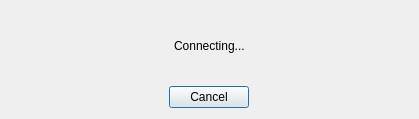
<?xml version="1.0" encoding="UTF-8"?>
<ui version="4.0">
 <class>WorkingDialogClass</class>
 <widget class="QDialog" name="WorkingDialogClass">
  <property name="geometry">
   <rect>
    <x>0</x>
    <y>0</y>
    <width>419</width>
    <height>119</height>
   </rect>
  </property>
  <property name="sizePolicy">
   <sizepolicy hsizetype="Fixed" vsizetype="Fixed">
    <horstretch>0</horstretch>
    <verstretch>0</verstretch>
   </sizepolicy>
  </property>
  <property name="windowTitle">
   <string>WorkingDialog</string>
  </property>
  <layout class="QVBoxLayout" name="verticalLayout">
   <item>
    <layout class="QHBoxLayout" name="horizontalLayout_2">
     <item>
      <spacer name="horizontalSpacer_2">
       <property name="orientation">
        <enum>Qt::Horizontal</enum>
       </property>
       <property name="sizeHint" stdset="0">
        <size>
         <width>40</width>
         <height>20</height>
        </size>
       </property>
      </spacer>
     </item>
     <item>
      <widget class="QLabel" name="labelConnecting">
       <property name="text">
        <string>Connecting...</string>
       </property>
      </widget>
     </item>
     <item>
      <spacer name="horizontalSpacer">
       <property name="orientation">
        <enum>Qt::Horizontal</enum>
       </property>
       <property name="sizeHint" stdset="0">
        <size>
         <width>40</width>
         <height>20</height>
        </size>
       </property>
      </spacer>
     </item>
    </layout>
   </item>
   <item>
    <layout class="QHBoxLayout" name="horizontalLayout">
     <item>
      <widget class="QPushButton" name="buttonCancel">
       <property name="sizePolicy">
        <sizepolicy hsizetype="Fixed" vsizetype="Fixed">
         <horstretch>0</horstretch>
         <verstretch>0</verstretch>
        </sizepolicy>
       </property>
       <property name="text">
        <string>Cancel</string>
       </property>
      </widget>
     </item>
    </layout>
   </item>
  </layout>
 </widget>
 <layoutdefault spacing="6" margin="11"/>
 <resources/>
 <connections/>
</ui>
